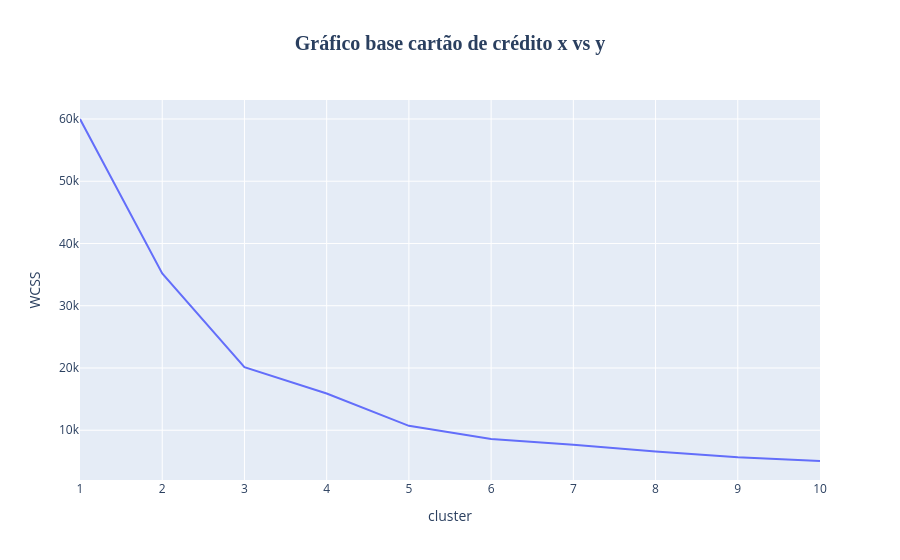

Notebook cell for this chart:
### Code cell
grafico = px.line(x = range(1,11), y = wcss, title='<b>Gráfico base cartão de crédito x vs y</b>')

# Atualiza o layout para renomear os rótulos dos eixos X e Y
grafico.update_layout(
    xaxis_title_text='cluster',
    yaxis_title_text='WCSS',
    # padrão o título
    title_font_size=20,  # Define o tamanho da fonte do título
    title_font_family='Arial Black', # Uma fonte mais grossa
    title_x=0.5 # Centraliza o título no gráfico
)

grafico.show()
grafico.write_html("figuras/18-6_grafico.html")
#https://plotly.com/python/interactive-html-export/

### Figure 1 — Plotly figure (JSON) as saved in the notebook; plotly's stock layout.template omitted (floating-point values rounded to 4 significant figures)
{"data": [{"hovertemplate": "x=%{x}<br>y=%{y}<extra></extra>", "legendgroup": "", "line": {"color": "#636efa", "dash": "solid"}, "marker": {"symbol": "circle"}, "mode": "lines", "name": "", "orientation": "v", "showlegend": false, "type": "scatter", "x": [1, 2, 3, 4, 5, 6, 7, 8, 9, 10], "xaxis": "x", "y": [60000, 35200.0, 20130.0, 15890.0, 10710.0, 8604.0, 7685.0, 6593.0, 5670.0, 5055.0], "yaxis": "y"}], "layout": {"autosize": true, "legend": {"tracegroupgap": 0}, "title": {"font": {"family": "Arial Black", "size": 20}, "text": "<b>Gráfico base cartão de crédito x vs y</b>", "x": 0.5}, "xaxis": {"anchor": "y", "autorange": true, "domain": [0, 1], "range": [1, 10], "title": {"text": "cluster"}, "type": "linear"}, "yaxis": {"anchor": "x", "autorange": true, "domain": [0, 1], "range": [2003.0, 63050.0], "title": {"text": "WCSS"}, "type": "linear"}}}
